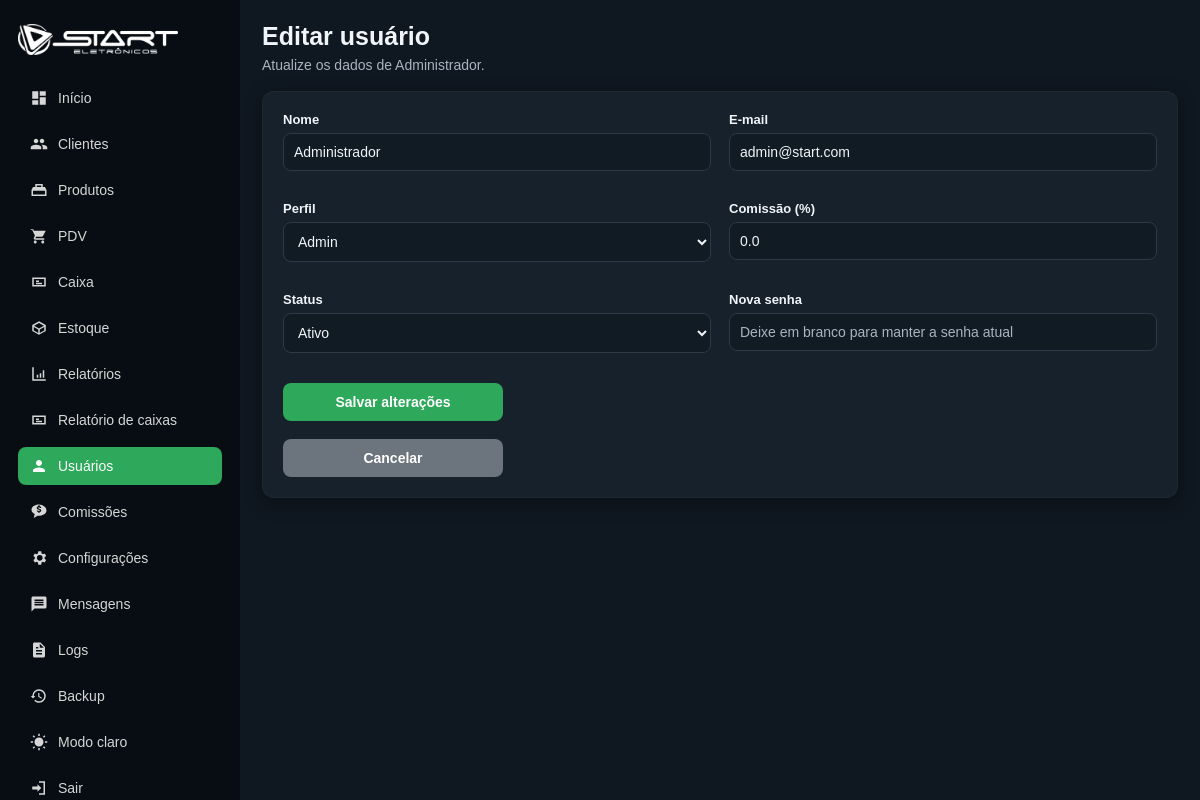
Before: /usuarios/1/editar (signed in) with the older database file.
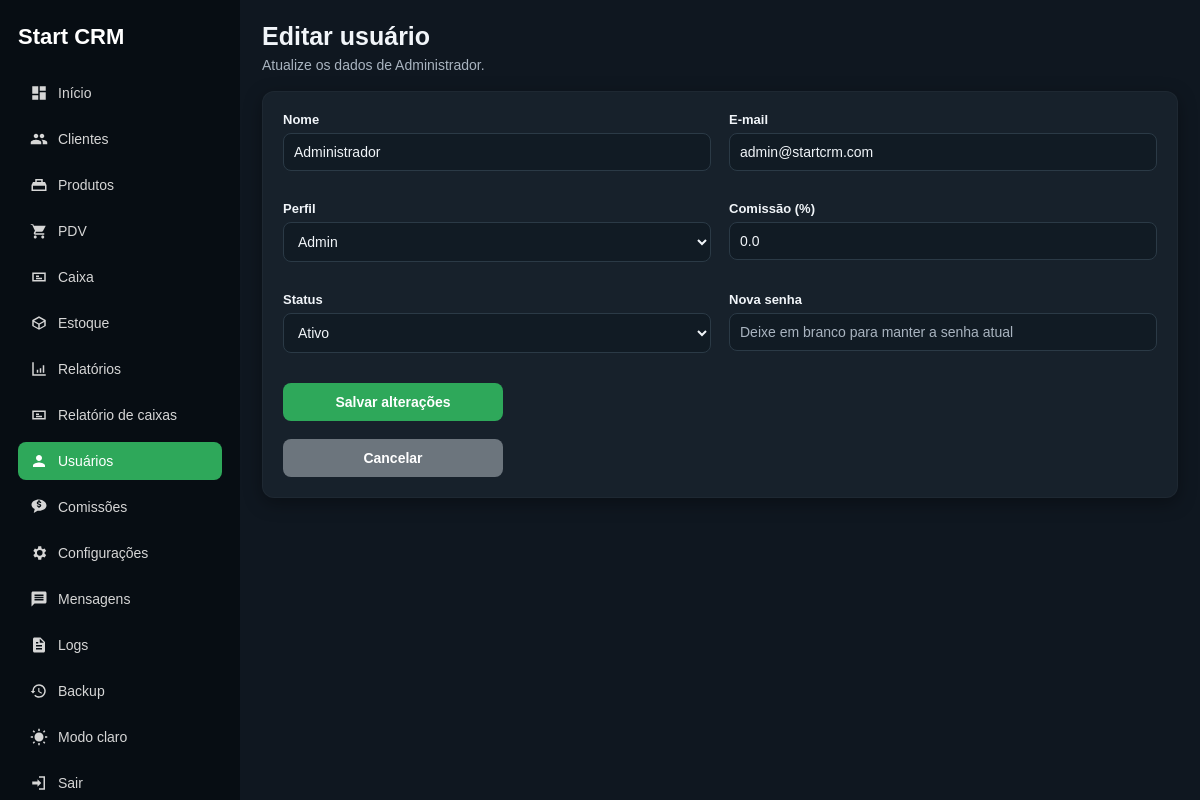
After: the same page with the newer database file.
### tables this page shows
CREATE TABLE configuracoes_loja (
            id INTEGER PRIMARY KEY CHECK (id = 1),
            nome_loja TEXT,
            telefone TEXT,
            endereco TEXT,
            cidade TEXT,
            instagram TEXT,
            mensagem_recibo TEXT,
            updated_at TEXT DEFAULT CURRENT_TIMESTAMP
        , logo_path TEXT, login_logo_path TEXT);

CREATE TABLE usuarios (
            id INTEGER PRIMARY KEY AUTOINCREMENT,
            nome TEXT NOT NULL,
            email TEXT NOT NULL UNIQUE,
            senha_hash TEXT NOT NULL,
            ativo INTEGER NOT NULL DEFAULT 1,
            created_at TEXT DEFAULT CURRENT_TIMESTAMP
        , perfil TEXT NOT NULL DEFAULT 'ADMIN', comissao_percentual REAL NOT NULL DEFAULT 0);

### app.py (the view, shortened to what this page needs)
@app.route("/usuarios/<int:usuario_id>/editar", methods=["GET", "POST"])
@admin_required
def usuario_editar(usuario_id):
    conn = get_db_connection()
    usuario_edicao = conn.execute("""
        SELECT
            id,
            nome,
            email,
            perfil,
            comissao_percentual,
            ativo
        FROM usuarios
        WHERE id = ?
    """, (usuario_id,)).fetchone()
    if not usuario_edicao:
        conn.close()
        flash("Usuário não encontrado.")
        return redirect(url_for("usuarios"))
    conn.close()
    return render_template(
        "usuario_editar.html",
        usuario_edicao=usuario_edicao,
        usuario=usuario_logado()
    )

### app.py (called while the page is built)
@app.context_processor
def inject_configuracoes():
    try:
        return {
            "config_loja": obter_configuracoes_loja()
        }
    except Exception:
        return {
            "config_loja": None
        }

def get_db_connection():
    conn = sqlite3.connect(DATABASE)
    conn.row_factory = sqlite3.Row
    return conn

def admin_required(func):
    @wraps(func)
    def wrapper(*args, **kwargs):
        if "usuario_id" not in session:
            return redirect(url_for("login"))
        if session.get("usuario_perfil") != "ADMIN":
            flash("Você não tem permissão para acessar esta área.")
            return redirect(url_for("vendas"))
        return func(*args, **kwargs)
    return wrapper

def usuario_logado():
    if "usuario_id" not in session:
        return None
    return {
        "id": session.get("usuario_id"),
        "nome": session.get("usuario_nome"),
        "perfil": session.get("usuario_perfil")
    }

### templates/usuario_editar.html (shortened to what this page needs)
<!DOCTYPE html>
<html lang="pt-BR" data-theme="{{ session.get('tema', 'dark') }}">
<head>
    <link rel="stylesheet" href="{{ url_for('static', filename='css/style.css') }}">
</head>
<body>
    <div class="app-layout">
        {% include 'partials/sidebar.html' %}
        <main class="main-content">
            <header class="topbar">
                <div>
                    <h1>Editar usuário</h1>
                    <p>Atualize os dados de {{ usuario_edicao.nome }}.</p>
                </div>
            </header>
            <section class="panel">
                <form method="POST" action="{{ url_for('usuario_editar', usuario_id=usuario_edicao.id) }}" class="form-grid">
                    <div class="form-group">
                        <label for="nome">Nome</label>
                        <input
                            type="text"
                            id="nome"
                            name="nome"
                            value="{{ usuario_edicao.nome }}"
                            required
                        >
                    </div>
                    <div class="form-group">
                        <label for="email">E-mail</label>
                        <input
                            type="email"
                            id="email"
                            name="email"
                            value="{{ usuario_edicao.email }}"
                            required
                        >
                    </div>
                    <div class="form-group">
                        <label for="perfil">Perfil</label>
                        <select id="perfil" name="perfil" required>
                            <option value="ADMIN" {% if usuario_edicao.perfil == 'ADMIN' %}selected{% endif %}>
                                Admin
                            </option>
                        </select>
                    </div>
                    <div class="form-group">
                        <label for="comissao_percentual">Comissão (%)</label>
                        <input
                            type="number"
                            id="comissao_percentual"
                            name="comissao_percentual"
                            step="0.01"
                            min="0"
                            value="{{ usuario_edicao.comissao_percentual }}"
                        >
                    </div>
                    <div class="form-group">
                        <label for="ativo">Status</label>
                        <select id="ativo" name="ativo" required>
                            <option value="1" {% if usuario_edicao.ativo == 1 %}selected{% endif %}>
                                Ativo
                            </option>
                        </select>
                    </div>
                    <div class="form-group">
                        <label for="nova_senha">Nova senha</label>
                        <input
                            type="password"
                            id="nova_senha"
                            name="nova_senha"
                            placeholder="Deixe em branco para manter a senha atual"
                        >
                    </div>
                    <div class="form-actions">
                        <button type="submit">Salvar alterações</button>
                    </div>
                    <div class="form-actions">
                        <a href="{{ url_for('usuarios') }}" class="button-link secondary">
                            Cancelar
                        </a>
                    </div>
                </form>
            </section>
        </main>
    </div>
</body>
</html>

### templates/partials/sidebar.html (shortened to what the changed rows need)
<aside class="sidebar">
    <div class="sidebar-brand">
        {% if config_loja and config_loja.logo_path %}
            <img
                src="{{ url_for('static', filename=config_loja.logo_path) }}"
                alt="{{ config_loja.nome_loja or 'Start CRM' }}"
            >
        {% else %}
            <h2>{{ config_loja.nome_loja if config_loja else 'Start CRM' }}</h2>
        {% endif %}
    </div>
</aside>

Changed rows visible on the page:
removed configuracoes_loja: logo_path (picture)
changed usuarios "Administrador": email "admin@start.com" → "admin@startcrm.com"
Other visible differences:
{{ config_loja.nome_loja if config_loja else 'Start CRM' }}: (not shown) → "Start CRM"
